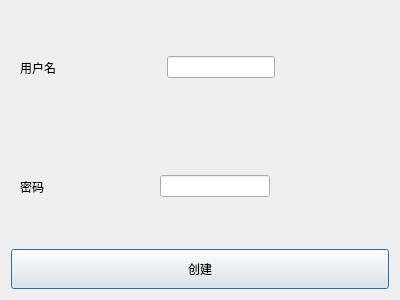
<?xml version="1.0" encoding="UTF-8"?>
<ui version="4.0">
 <class>UserCreatorDialog</class>
 <widget class="QDialog" name="UserCreatorDialog">
  <property name="geometry">
   <rect>
    <x>0</x>
    <y>0</y>
    <width>400</width>
    <height>300</height>
   </rect>
  </property>
  <property name="windowTitle">
   <string>Dialog</string>
  </property>
  <layout class="QVBoxLayout" name="verticalLayout">
   <item>
    <widget class="QWidget" name="widget_user_name" native="true">
     <layout class="QHBoxLayout" name="horizontalLayout_3">
      <item>
       <widget class="QLabel" name="label_tell_username">
        <property name="text">
         <string>用户名</string>
        </property>
       </widget>
      </item>
      <item>
       <spacer name="horizontalSpacer">
        <property name="orientation">
         <enum>Qt::Orientation::Horizontal</enum>
        </property>
        <property name="sizeHint" stdset="0">
         <size>
          <width>40</width>
          <height>20</height>
         </size>
        </property>
       </spacer>
      </item>
      <item>
       <widget class="QLineEdit" name="lineEdit_username"/>
      </item>
      <item>
       <spacer name="horizontalSpacer_2">
        <property name="orientation">
         <enum>Qt::Orientation::Horizontal</enum>
        </property>
        <property name="sizeHint" stdset="0">
         <size>
          <width>40</width>
          <height>20</height>
         </size>
        </property>
       </spacer>
      </item>
     </layout>
    </widget>
   </item>
   <item>
    <widget class="QWidget" name="widget_user_passwd" native="true">
     <layout class="QHBoxLayout" name="horizontalLayout_2">
      <item>
       <widget class="QLabel" name="label_tell_passwd">
        <property name="text">
         <string>密码</string>
        </property>
       </widget>
      </item>
      <item>
       <spacer name="horizontalSpacer_3">
        <property name="orientation">
         <enum>Qt::Orientation::Horizontal</enum>
        </property>
        <property name="sizeHint" stdset="0">
         <size>
          <width>40</width>
          <height>20</height>
         </size>
        </property>
       </spacer>
      </item>
      <item>
       <widget class="QLineEdit" name="lineEdit_passwd">
        <property name="echoMode">
         <enum>QLineEdit::EchoMode::Password</enum>
        </property>
       </widget>
      </item>
      <item>
       <spacer name="horizontalSpacer_4">
        <property name="orientation">
         <enum>Qt::Orientation::Horizontal</enum>
        </property>
        <property name="sizeHint" stdset="0">
         <size>
          <width>40</width>
          <height>20</height>
         </size>
        </property>
       </spacer>
      </item>
     </layout>
    </widget>
   </item>
   <item>
    <widget class="QPushButton" name="btn_ensure">
     <property name="minimumSize">
      <size>
       <width>0</width>
       <height>40</height>
      </size>
     </property>
     <property name="text">
      <string>创建</string>
     </property>
    </widget>
   </item>
  </layout>
 </widget>
 <resources/>
 <connections/>
</ui>
